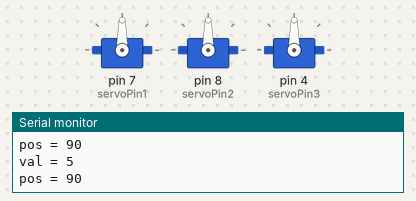
Bench run of a sketch on a simulated Arduino Uno, built with avr-gcc and run on an emulated ATmega328P. Parts: 3 × servo, the last lines printed to the serial monitor. Random numbers use the default seed unless the sketch sets one.

Above: at 0.1 s.
At 19.1 s:
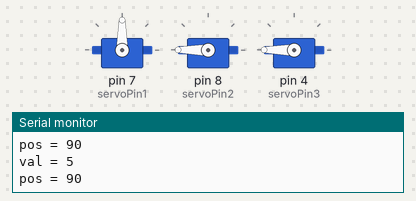
At 20.1 s:
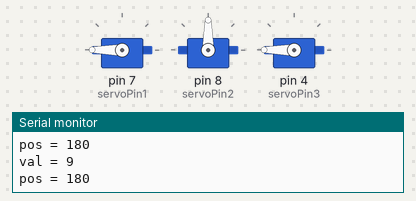
At 21.6 s:
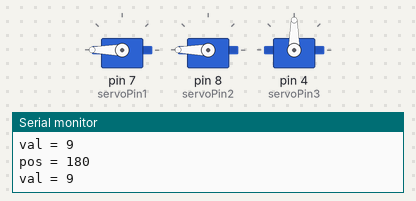
At 27.7 s:
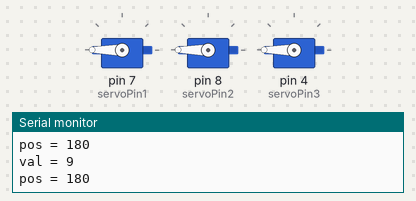
At 37.2 s:
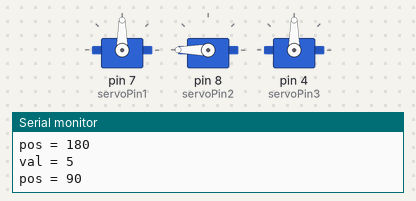
Timing chart, 0 to 40.0 s (numbered marks = the images above):
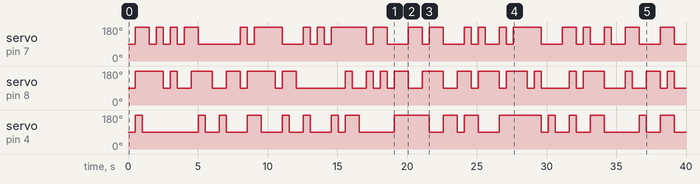

The sketch:

Random_Servo_3.ino
```cpp
#include <Servo.h>

int servoPin1 = 7; // pin for the servo motor
int servoPin2 = 8;
int servoPin3 = 4;
Servo myservo3;
Servo myservo1;
Servo myservo2;// create servo object to control a servo
int pos;     // the position we want to move the servo to
long randNumber;

int val;          // variable used to store data from serial port

void setup() {
  myservo1.attach(servoPin1);
  myservo2.attach(servoPin2);
  myservo3.attach(servoPin3);// attaches the servo on pin servoPin to the servo object
  Serial.begin(9600);
  Serial.println("Servo control program ready");
}

void loop() {
    //For Servo 1
    randNumber = random(1,3);
    if (randNumber == 1)
      val = 57;
    else
      val = 53;
    val = val - '0'; // convert val from character variable to number variable
    Serial.print("val = ");Serial.println(val);
    pos = map(val, 1, 9, 0, 180); // (see https://www.arduino.cc/en/Reference/Map)
    Serial.print("pos = ");Serial.println(pos);

      // tell the servo to go to the position
    myservo1.write(pos);


     //For Servo 2
    randNumber = random(1,3);
    if (randNumber == 1)
      val = 57;
    else
      val = 53;
    val = val - '0'; // convert val from character variable to number variable
    Serial.print("val = ");Serial.println(val);
    pos = map(val, 1, 9, 0, 180); // (see https://www.arduino.cc/en/Reference/Map)
    Serial.print("pos = ");Serial.println(pos);

      // tell the servo to go to the position
    myservo2.write(pos);


 //For Servo 3
    randNumber = random(1,3);
    if (randNumber == 1)
      val = 57;
    else
      val = 53;
    val = val - '0'; // convert val from character variable to number variable
    Serial.print("val = ");Serial.println(val);
    pos = map(val, 1, 9, 0, 180); // (see https://www.arduino.cc/en/Reference/Map)
    Serial.print("pos = ");Serial.println(pos);

      // tell the servo to go to the position
    myservo3.write(pos);

      // wait a few milliseconds so we don't overload the servo with too many commands all at once
    delay(500);

}
```

Measured:
- by itself, servo on pin 7 (servoPin1): 90° → 180° at 0.52 s, → 90° 1.0 s later, → 180° 0.50 s later, → 90° 0.50 s later, … (42 changes in this stretch)
- by itself, servo on pin 8 (servoPin2): 90° → 180° at 0.52 s, → 90° 2.0 s later, → 180° 0.50 s later, → 90° 0.50 s later, … (40 changes in this stretch)
